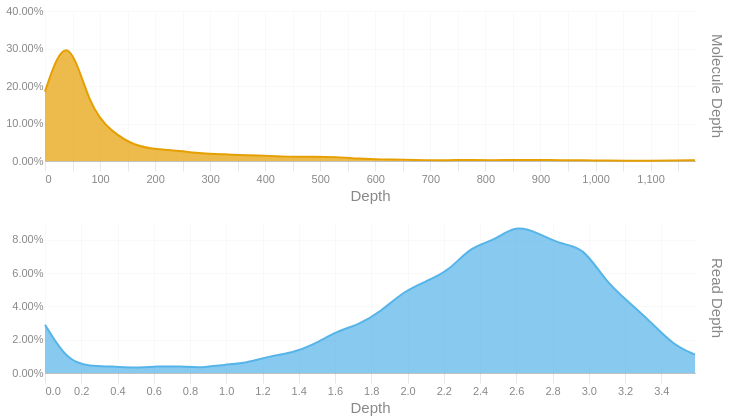

The notebook cell saved with this chart:
### Code cell
readdep = depth_hist(tb['Read Depth'], q99, 3)
readdep = readdep.with_columns(pl.lit('Read Depth').alias('Metric'))
if not SKIPLR:
    moldep = depth_hist(tb['Molecule Depth'], mol_q99, 1)
    moldep = moldep.with_columns(pl.lit('Molecule Depth').alias('Metric'))
    _hist = pl.concat([readdep, moldep])
    _hist = _hist.filter(pl.col('Proportion') != 0)
    with SafeRender(_hist):
        (
            alt.Chart(_hist)        
            .mark_area(interpolate = "basis")
            .encode(
                x=alt.X('Bin:Q').scale(domainMin=0).axis(alt.Axis(title='Depth')),
                y = alt.Y('Proportion:Q', title = None).axis(format = '.2%'),
                color = alt.Color('Metric:N').legend(None),
                row = alt.Row("Metric:N").header(title = None, labelOrient = 'right'),
                tooltip = [
                    alt.Tooltip("Metric:N", title = "Metric"),
                    alt.Tooltip('Interval:N', title = "Depth Interval"),
                    alt.Tooltip('Proportion:Q', title = "% Alignments").format('.2%')
                ]
            )
            .resolve_scale(x='independent', y='independent')
            .properties(
                height = 150, width = 650,
                usermeta={'embedOptions': {'downloadFileName': f'{samplename}.depth.hist'}}
            )
        ).display()
else:
    readdep = readdep.filter(pl.col('Proportion') != 0)
    with SafeRender(readdep):
        (
            alt.Chart(readdep)        
            .mark_area(interpolate = "basis")
            .encode(
                x=alt.X('Bin:Q').scale(domainMin=0).axis(alt.Axis(title='Depth')),
                y = alt.Y('Proportion:Q', title = None).axis(format = '.2%'),
                tooltip = [
                    alt.Tooltip('Interval:N', title = "Depth Interval"),
                    alt.Tooltip('Proportion:Q', title = "% Alignments").format('.2%')
                ]
            )
            .properties(
                usermeta={'embedOptions': {'downloadFileName': f'{samplename}.depth.hist'}}
            )
        ).display()

### Figure 1 — Vega-Lite specification as saved in the notebook (floating-point values rounded to 4 significant figures)
{"width": 650, "height": 150, "config": {"title": {"anchor": "start", "dy": -15, "fontSize": 18, "color": "#888888", "subtitleColor": "#888888", "subtitleFontSize": 14}, "arc": {"fill": "#0072B2"}, "axis": {"domainColor": "#888888", "domainWidth": 0.5, "gridWidth": 0.2, "grid": false, "titleFontWeight": 400, "titleFontSize": 15, "labelFontSize": 11, "labelColor": "#888888", "tickColor": "#888888", "tickWidth": 0.2, "titleColor": "#888888"}, "axisBand": {"grid": false}, "axisX": {"grid": true, "tickSize": 10, "domainCap": "round"}, "axisY": {"domain": false, "grid": true, "tickSize": 0, "domainCap": "round"}, "background": "transparent", "header": {"labelFontSize": 15, "labelColor": "#888888", "titleFontSize": 15, "titleFontWeight": 600, "titleColor": "#888888"}, "legend": {"labelFont": "sans-serif", "labelFontSize": 12, "labelColor": "#888888", "symbolSize": 100, "symbolType": "circle", "titleFontSize": 12, "titlePadding": 10, "titleColor": "#888888", "title": null}, "range": {"category": ["#E69F00", "#56B4E9", "#009E73", "#F0E442", "#0072B2", "#D55E00", "#CC79A7", "#000000"], "diverging": ["#cfe8f3", "#a2d4ec", "#73bfe2", "#46abdb", "#1696d2", "#12719e"]}, "area": {"fill": "#0072B2", "fillOpacity": 0.7, "line": true, "strokeOpacity": 0.7}, "line": {"color": "#0072B2", "stroke": "#0072B2", "strokeWidth": 2}, "trail": {"color": "#0072B2", "stroke": "#0072B2", "strokeWidth": 0, "size": 1}, "point": {"filled": true, "fillOpacity": 1.0, "size": 95}, "text": {"color": "#888888", "fontSize": 11, "align": "right", "fontWeight": 400, "size": 11}, "bar": {"fill": "#0072B2", "stroke": null}, "view": {"stroke": null, "continuousWidth": 660, "continuousHeight": 400}}, "data": {"name": "data-d8fe9938bd53968cae90000564157a2f"}, "mark": {"type": "area", "interpolate": "basis"}, "encoding": {"color": {"field": "Metric", "legend": null, "type": "nominal"}, "row": {"field": "Metric", "header": {"title": null, "labelOrient": "right"}, "type": "nominal"}, "tooltip": [{"field": "Metric", "title": "Metric", "type": "nominal"}, {"field": "Interval", "title": "Depth Interval", "type": "nominal"}, {"field": "Proportion", "format": ".2%", "title": "% Alignments", "type": "quantitative"}], "x": {"axis": {"title": "Depth"}, "field": "Bin", "scale": {"domainMin": 0}, "type": "quantitative"}, "y": {"axis": {"format": ".2%"}, "field": "Proportion", "title": null, "type": "quantitative"}}, "resolve": {"scale": {"x": "independent", "y": "independent"}}, "usermeta": {"embedOptions": {"downloadFileName": "S6_Waccamaw_1679.depth.hist"}}, "$schema": "https://vega.github.io/schema/vega-lite/v6.1.0.json", "datasets": {"data-d8fe9938bd53968cae90000564157a2f": [{"Bin": 0.0, "Interval": "0.0-0.124", "Proportion": 0.029, "Metric": "Read Depth"}, {"Bin": 0.124, "Interval": "0.124-0.247", "Proportion": 0.007, "Metric": "Read Depth"}, {"Bin": 0.247, "Interval": "0.247-0.371", "Proportion": 0.004, "Metric": "Read Depth"}, {"Bin": 0.371, "Interval": "0.371-0.495", "Proportion": 0.004, "Metric": "Read Depth"}, {"Bin": 0.495, "Interval": "0.495-0.618", "Proportion": 0.003, "Metric": "Read Depth"}, {"Bin": 0.618, "Interval": "0.618-0.742", "Proportion": 0.004, "Metric": "Read Depth"}, {"Bin": 0.742, "Interval": "0.742-0.866", "Proportion": 0.004, "Metric": "Read Depth"}, {"Bin": 0.866, "Interval": "0.866-0.989", "Proportion": 0.003, "Metric": "Read Depth"}, {"Bin": 0.989, "Interval": "0.989-1.113", "Proportion": 0.005, "Metric": "Read Depth"}, {"Bin": 1.113, "Interval": "1.113-1.237", "Proportion": 0.006, "Metric": "Read Depth"}, {"Bin": 1.237, "Interval": "1.237-1.36", "Proportion": 0.01, "Metric": "Read Depth"}, {"Bin": 1.36, "Interval": "1.36-1.484", "Proportion": 0.012, "Metric": "Read Depth"}, {"Bin": 1.484, "Interval": "1.484-1.608", "Proportion": 0.017, "Metric": "Read Depth"}, {"Bin": 1.608, "Interval": "1.608-1.731", "Proportion": 0.025, "Metric": "Read Depth"}, {"Bin": 1.731, "Interval": "1.731-1.855", "Proportion": 0.029, "Metric": "Read Depth"}, {"Bin": 1.855, "Interval": "1.855-1.979", "Proportion": 0.037, "Metric": "Read Depth"}, {"Bin": 1.979, "Interval": "1.979-2.102", "Proportion": 0.049, "Metric": "Read Depth"}, {"Bin": 2.102, "Interval": "2.102-2.226", "Proportion": 0.055, "Metric": "Read Depth"}, {"Bin": 2.226, "Interval": "2.226-2.35", "Proportion": 0.061, "Metric": "Read Depth"}, {"Bin": 2.35, "Interval": "2.35-2.473", "Proportion": 0.076, "Metric": "Read Depth"}, {"Bin": 2.473, "Interval": "2.473-2.597", "Proportion": 0.079, "Metric": "Read Depth"}, {"Bin": 2.597, "Interval": "2.597-2.721", "Proportion": 0.089, "Metric": "Read Depth"}, {"Bin": 2.721, "Interval": "2.721-2.844", "Proportion": 0.084, "Metric": "Read Depth"}, {"Bin": 2.844, "Interval": "2.844-2.968", "Proportion": 0.077, "Metric": "Read Depth"}, {"Bin": 2.968, "Interval": "2.968-3.092", "Proportion": 0.076, "Metric": "Read Depth"}, {"Bin": 3.092, "Interval": "3.092-3.215", "Proportion": 0.055, "Metric": "Read Depth"}, {"Bin": 3.215, "Interval": "3.215-3.339", "Proportion": 0.043, "Metric": "Read Depth"}, {"Bin": 3.339, "Interval": "3.339-3.463", "Proportion": 0.031, "Metric": "Read Depth"}, {"Bin": 3.463, "Interval": "3.463-3.586", "Proportion": 0.017, "Metric": "Read Depth"}, {"Bin": 3.586, "Interval": "3.586-3.71", "Proportion": 0.011, "Metric": "Read Depth"}, {"Bin": 0.0, "Interval": "0.0-40.7", "Proportion": 0.185, "Metric": "Molecule Depth"}, {"Bin": 40.7, "Interval": "40.7-81.4", "Proportion": 0.361, "Metric": "Molecule Depth"}, {"Bin": 81.4, "Interval": "81.4-122.1", "Proportion": 0.138, "Metric": "Molecule Depth"}, {"Bin": 122.1, "Interval": "122.1-162.8", "Proportion": 0.077, "Metric": "Molecule Depth"}, {"Bin": 162.8, "Interval": "162.8-203.6", "Proportion": 0.04, "Metric": "Molecule Depth"}, {"Bin": 203.6, "Interval": "203.6-244.3", "Proportion": 0.031, "Metric": "Molecule Depth"}, {"Bin": 244.3, "Interval": "244.3-285.0", "Proportion": 0.027, "Metric": "Molecule Depth"}, {"Bin": 285.0, "Interval": "285.0-325.7", "Proportion": 0.02, "Metric": "Molecule Depth"}, {"Bin": 325.7, "Interval": "325.7-366.4", "Proportion": 0.018, "Metric": "Molecule Depth"}, {"Bin": 366.4, "Interval": "366.4-407.1", "Proportion": 0.015, "Metric": "Molecule Depth"}, {"Bin": 407.1, "Interval": "407.1-447.8", "Proportion": 0.014, "Metric": "Molecule Depth"}, {"Bin": 447.8, "Interval": "447.8-488.5", "Proportion": 0.011, "Metric": "Molecule Depth"}, {"Bin": 488.5, "Interval": "488.5-529.3", "Proportion": 0.012, "Metric": "Molecule Depth"}, {"Bin": 529.3, "Interval": "529.3-570.0", "Proportion": 0.011, "Metric": "Molecule Depth"}, {"Bin": 570.0, "Interval": "570.0-610.7", "Proportion": 0.006, "Metric": "Molecule Depth"}, {"Bin": 610.7, "Interval": "610.7-651.4", "Proportion": 0.004, "Metric": "Molecule Depth"}, {"Bin": 651.4, "Interval": "651.4-692.1", "Proportion": 0.004, "Metric": "Molecule Depth"}, {"Bin": 692.1, "Interval": "692.1-732.8", "Proportion": 0.002, "Metric": "Molecule Depth"}, {"Bin": 732.8, "Interval": "732.8-773.5", "Proportion": 0.002, "Metric": "Molecule Depth"}, {"Bin": 773.5, "Interval": "773.5-814.2", "Proportion": 0.003, "Metric": "Molecule Depth"}, {"Bin": 814.2, "Interval": "814.2-855.0", "Proportion": 0.002, "Metric": "Molecule Depth"}, {"Bin": 855.0, "Interval": "855.0-895.7", "Proportion": 0.003, "Metric": "Molecule Depth"}, {"Bin": 895.7, "Interval": "895.7-936.4", "Proportion": 0.003, "Metric": "Molecule Depth"}, {"Bin": 936.4, "Interval": "936.4-977.1", "Proportion": 0.002, "Metric": "Molecule Depth"}, {"Bin": 977.1, "Interval": "977.1-1017.8", "Proportion": 0.002, "Metric": "Molecule Depth"}, {"Bin": 1018.0, "Interval": "1017.8-1058.5", "Proportion": 0.001, "Metric": "Molecule Depth"}, {"Bin": 1058.0, "Interval": "1058.5-1099.2", "Proportion": 0.001, "Metric": "Molecule Depth"}, {"Bin": 1099.0, "Interval": "1099.2-1139.9", "Proportion": 0.001, "Metric": "Molecule Depth"}, {"Bin": 1140.0, "Interval": "1139.9-1180.7", "Proportion": 0.001, "Metric": "Molecule Depth"}, {"Bin": 1181.0, "Interval": "1180.7-1221.37", "Proportion": 0.002, "Metric": "Molecule Depth"}]}}
